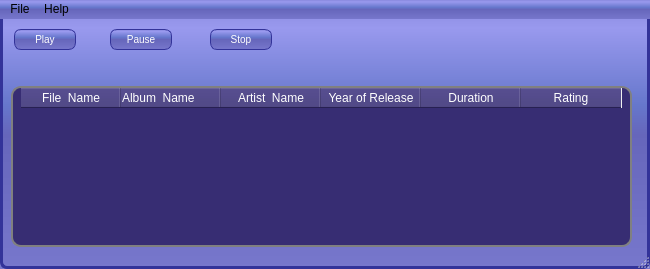
<?xml version="1.0" encoding="UTF-8"?>
<ui version="4.0">
 <class>MainWindow</class>
 <widget class="QMainWindow" name="MainWindow">
  <property name="geometry">
   <rect>
    <x>0</x>
    <y>0</y>
    <width>650</width>
    <height>269</height>
   </rect>
  </property>
  <property name="maximumSize">
   <size>
    <width>16777215</width>
    <height>16777215</height>
   </size>
  </property>
  <property name="windowTitle">
   <string>MainWindow</string>
  </property>
  <property name="windowIcon">
   <iconset resource="images.qrc">
    <normaloff>:/images/splash-bird.gif</normaloff>:/images/splash-bird.gif</iconset>
  </property>
  <property name="styleSheet">
   <string notr="true">QMainWindow
{
color: white;
background-color:QLinearGradient( x1: 0, y1: 0, x2: 0, y2: 1, stop: 0 #88d, stop: 0.1 #99e, stop: 0.39 #67c, stop: 0.5 #66b, stop: 1 #77c);
border-width: 3px;
border-color: #339;
border-style: solid;
border-radius: 7;
padding: 3px;
font-size: 10px;
}
QMenuBar
{
background-color:QLinearGradient( x1: 0, y1: 0, x2: 0, y2: 1, stop: 0 #88d, stop: 0.1 #99e, stop: 0.39 #67c, stop: 0.5 #66b, stop: 1 #77c);

}
QLineEdit {
padding: 1px;
border-style: solid;
border: 2px solid gray;
border-radius: 8px;
} 
QPushButton {
color: white;
background-color: QLinearGradient( x1: 0, y1: 0, x2: 0, y2: 1, stop: 0 #88d, stop: 0.1 #99e, stop: 0.39 #67c, stop: 0.5 #66b, stop: 1 #77c);
border-width: 1px;
border-color: #339;
border-style: solid;
border-radius: 7;
padding: 3px;
font-size: 10px;
padding-left: 5px;
padding-right: 5px;
min-width: 50px;
max-width: 50px;
min-height: 13px;
max-height: 13px;
}

QSlider::groove:horizontal {
border: 1px solid #bbb;
background: white;
height: 10px;
border-radius: 4px;
}

QSlider::sub-page:horizontal {
background: qlineargradient(x1: 0, y1: 0,    x2: 0, y2: 1,
    stop: 0 #66e, stop: 1 #bbf);
background: qlineargradient(x1: 0, y1: 0.2, x2: 1, y2: 1,
    stop: 0 #bbf, stop: 1 #55f);
border: 1px solid #777;
height: 10px;
border-radius: 4px;
}

QSlider::add-page:horizontal {
background: #fff;
border: 1px solid #777;
height: 10px;
border-radius: 4px;
}

QSlider::handle:horizontal {
background: qlineargradient(x1:0, y1:0, x2:1, y2:1,
    stop:0 #eee, stop:1 #ccc);
border: 1px solid #777;
width: 13px;
margin-top: -2px;
margin-bottom: -2px;
border-radius: 4px;
}

QSlider::handle:horizontal:hover {
background: qlineargradient(x1:0, y1:0, x2:1, y2:1,
    stop:0 #fff, stop:1 #ddd);
border: 1px solid #444;
border-radius: 4px;
}

QSlider::sub-page:horizontal:disabled {
background: #bbb;
border-color: #999;
}

QSlider::add-page:horizontal:disabled {
background: #eee;
border-color: #999;
}

QSlider::handle:horizontal:disabled {
background: #eee;
border: 1px solid #aaa;
border-radius: 4px;
}
QTableWidget
{
background-color: rgb(55,45,115);
border: 2px solid gray;
border-radius: 10px;
padding: 0 8px;
color: rgb(150, 150, 150)

}

QHeaderView:section
{
background-color:rgb(55,45,115);
color: white;
margin: 1px;
text-align: right;
font-family: arial;
font-size:12px;
}</string>
  </property>
  <widget class="QWidget" name="centralWidget">
   <widget class="Phonon::SeekSlider" name="seekSlider">
    <property name="geometry">
     <rect>
      <x>11</x>
      <y>37</y>
      <width>621</width>
      <height>21</height>
     </rect>
    </property>
   </widget>
   <widget class="QTableWidget" name="tableSongs">
    <property name="geometry">
     <rect>
      <x>11</x>
      <y>67</y>
      <width>621</width>
      <height>161</height>
     </rect>
    </property>
    <property name="sizePolicy">
     <sizepolicy hsizetype="Maximum" vsizetype="Expanding">
      <horstretch>0</horstretch>
      <verstretch>0</verstretch>
     </sizepolicy>
    </property>
    <property name="maximumSize">
     <size>
      <width>627</width>
      <height>162</height>
     </size>
    </property>
    <column>
     <property name="text">
      <string>File  Name</string>
     </property>
     <property name="font">
      <font>
       <weight>75</weight>
       <bold>true</bold>
      </font>
     </property>
    </column>
    <column>
     <property name="text">
      <string>Album  Name</string>
     </property>
     <property name="textAlignment">
      <set>AlignLeft|AlignVCenter</set>
     </property>
    </column>
    <column>
     <property name="text">
      <string>Artist  Name</string>
     </property>
    </column>
    <column>
     <property name="text">
      <string>Year of Release</string>
     </property>
    </column>
    <column>
     <property name="text">
      <string>Duration</string>
     </property>
    </column>
    <column>
     <property name="text">
      <string>Rating</string>
     </property>
    </column>
   </widget>
   <widget class="Phonon::VolumeSlider" name="volumeSlider">
    <property name="geometry">
     <rect>
      <x>280</x>
      <y>10</y>
      <width>352</width>
      <height>22</height>
     </rect>
    </property>
    <property name="maximumSize">
     <size>
      <width>352</width>
      <height>16777215</height>
     </size>
    </property>
   </widget>
   <widget class="QPushButton" name="buttonPlay">
    <property name="geometry">
     <rect>
      <x>14</x>
      <y>10</y>
      <width>62</width>
      <height>21</height>
     </rect>
    </property>
    <property name="maximumSize">
     <size>
      <width>62</width>
      <height>21</height>
     </size>
    </property>
    <property name="text">
     <string>Play</string>
    </property>
   </widget>
   <widget class="QPushButton" name="buttonPause">
    <property name="geometry">
     <rect>
      <x>110</x>
      <y>10</y>
      <width>62</width>
      <height>21</height>
     </rect>
    </property>
    <property name="maximumSize">
     <size>
      <width>62</width>
      <height>21</height>
     </size>
    </property>
    <property name="text">
     <string>Pause</string>
    </property>
   </widget>
   <widget class="QPushButton" name="buttonStop">
    <property name="geometry">
     <rect>
      <x>210</x>
      <y>10</y>
      <width>62</width>
      <height>21</height>
     </rect>
    </property>
    <property name="maximumSize">
     <size>
      <width>62</width>
      <height>21</height>
     </size>
    </property>
    <property name="text">
     <string>Stop</string>
    </property>
   </widget>
  </widget>
  <widget class="QMenuBar" name="menuBar">
   <property name="geometry">
    <rect>
     <x>0</x>
     <y>0</y>
     <width>650</width>
     <height>20</height>
    </rect>
   </property>
   <widget class="QMenu" name="menuFile">
    <property name="title">
     <string>File</string>
    </property>
    <addaction name="actionAdd_Files"/>
    <addaction name="actionExit"/>
   </widget>
   <widget class="QMenu" name="menuHelp">
    <property name="title">
     <string>Help</string>
    </property>
    <addaction name="actionAbout"/>
   </widget>
   <addaction name="menuFile"/>
   <addaction name="menuHelp"/>
  </widget>
  <widget class="QStatusBar" name="statusBar"/>
  <action name="actionAdd_Files">
   <property name="text">
    <string>Add Files</string>
   </property>
  </action>
  <action name="actionExit">
   <property name="text">
    <string>Exit</string>
   </property>
  </action>
  <action name="actionAbout">
   <property name="text">
    <string>About</string>
   </property>
  </action>
  <action name="actionPlay">
   <property name="text">
    <string>Play</string>
   </property>
  </action>
  <action name="actionPause">
   <property name="text">
    <string>Pause</string>
   </property>
  </action>
  <action name="actionStop">
   <property name="text">
    <string>Stop</string>
   </property>
  </action>
 </widget>
 <layoutdefault spacing="6" margin="11"/>
 <customwidgets>
  <customwidget>
   <class>Phonon::SeekSlider</class>
   <extends>QWidget</extends>
   <header location="global">phonon/seekslider.h</header>
  </customwidget>
  <customwidget>
   <class>Phonon::VolumeSlider</class>
   <extends>QWidget</extends>
   <header location="global">phonon/volumeslider.h</header>
  </customwidget>
 </customwidgets>
 <resources>
  <include location="images.qrc"/>
 </resources>
 <connections/>
</ui>
